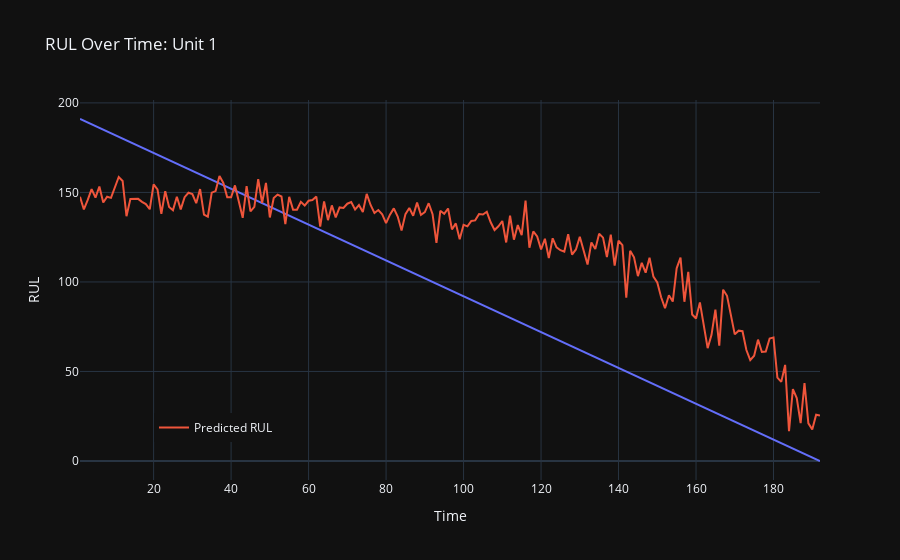

Here is the notebook cell this chart was saved with:
### Markdown cell above
<h2>Get RUL v/s Time plots for Test and Train Datasets</h2>

### Code cell
plot_rul_vs_time(unit_nr=49, model=model, group_test=group_test, test=True, y_test_array=y_test_array)

### Figure 1 — Plotly figure (JSON) as saved in the notebook; plotly's stock layout.template omitted (floating-point values rounded to 4 significant figures; data arrays with more than 128 entries replaced by an {"elided": "..."} marker saying what was removed)
{"data": [{"hovertemplate": "Time=%{x}<br>RUL=%{y}<extra></extra>", "legendgroup": "", "line": {"color": "#636efa", "dash": "solid"}, "marker": {"symbol": "circle"}, "mode": "lines", "name": "", "orientation": "v", "showlegend": false, "type": "scatter", "x": {"elided": "192 int values"}, "xaxis": "x", "y": {"elided": "192 int values"}, "yaxis": "y"}, {"mode": "lines", "name": "Predicted RUL", "type": "scatter", "x": {"elided": "192 int values"}, "y": {"elided": "192 float values"}}], "layout": {"legend": {"tracegroupgap": 0, "x": 0.1, "xanchor": "left", "y": 0.1, "yanchor": "bottom"}, "title": {"text": "RUL Over Time: Unit 1"}, "xaxis": {"anchor": "y", "domain": [0, 1], "title": {"text": "Time"}}, "yaxis": {"anchor": "x", "domain": [0, 1], "title": {"text": "RUL"}}}}
